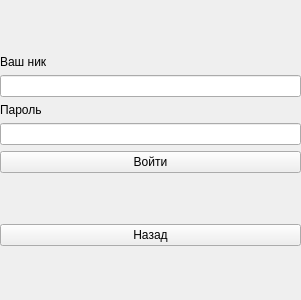
<?xml version="1.0" encoding="UTF-8"?>
<ui version="4.0">
 <class>Form</class>
 <widget class="QWidget" name="Form">
  <property name="geometry">
   <rect>
    <x>0</x>
    <y>0</y>
    <width>301</width>
    <height>300</height>
   </rect>
  </property>
  <property name="windowTitle">
   <string>Form</string>
  </property>
  <widget class="QWidget" name="gridLayoutWidget">
   <property name="geometry">
    <rect>
     <x>0</x>
     <y>10</y>
     <width>301</width>
     <height>281</height>
    </rect>
   </property>
   <layout class="QGridLayout" name="gridLayout">
    <item row="1" column="0">
     <widget class="QLabel" name="lbl_name">
      <property name="text">
       <string>Ваш ник</string>
      </property>
     </widget>
    </item>
    <item row="3" column="0">
     <widget class="QLabel" name="lbl_password">
      <property name="text">
       <string>Пароль</string>
      </property>
     </widget>
    </item>
    <item row="8" column="0">
     <spacer name="verticalSpacer_2">
      <property name="orientation">
       <enum>Qt::Vertical</enum>
      </property>
      <property name="sizeHint" stdset="0">
       <size>
        <width>20</width>
        <height>40</height>
       </size>
      </property>
     </spacer>
    </item>
    <item row="0" column="0">
     <spacer name="verticalSpacer">
      <property name="orientation">
       <enum>Qt::Vertical</enum>
      </property>
      <property name="sizeHint" stdset="0">
       <size>
        <width>20</width>
        <height>40</height>
       </size>
      </property>
     </spacer>
    </item>
    <item row="2" column="0">
     <widget class="QLineEdit" name="edit_name"/>
    </item>
    <item row="7" column="0">
     <widget class="QPushButton" name="btn_back">
      <property name="maximumSize">
       <size>
        <width>166677</width>
        <height>16777215</height>
       </size>
      </property>
      <property name="text">
       <string>Назад</string>
      </property>
     </widget>
    </item>
    <item row="4" column="0">
     <widget class="QLineEdit" name="edit_password"/>
    </item>
    <item row="5" column="0">
     <widget class="QPushButton" name="btn_log">
      <property name="text">
       <string>Войти</string>
      </property>
     </widget>
    </item>
    <item row="6" column="0">
     <spacer name="verticalSpacer_3">
      <property name="orientation">
       <enum>Qt::Vertical</enum>
      </property>
      <property name="sizeHint" stdset="0">
       <size>
        <width>20</width>
        <height>10</height>
       </size>
      </property>
     </spacer>
    </item>
   </layout>
  </widget>
 </widget>
 <resources/>
 <connections/>
</ui>
